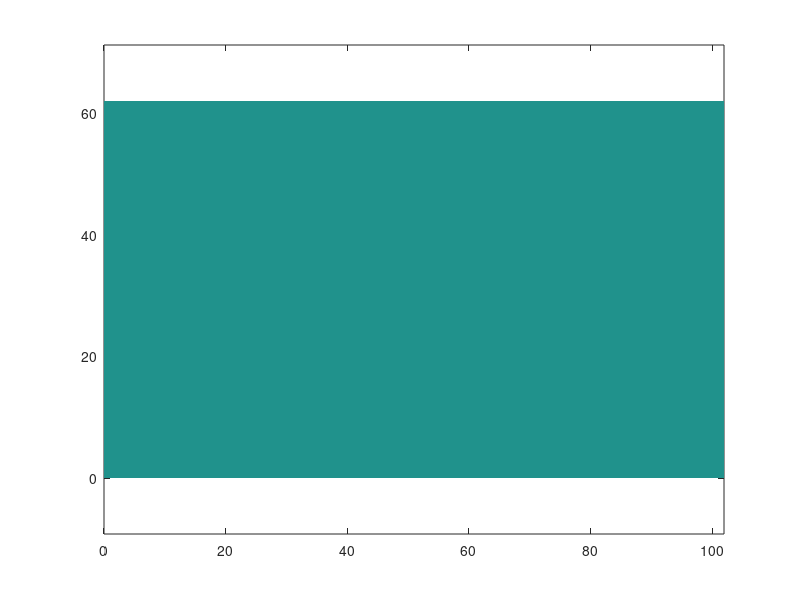

Recreate this plot in MATLAB.
% constants.m %
% http://mt.seas.upenn.edu/Stuff/e/main.pdf %
% Wang, Jin, Khachaturyan, J. Appl. Phys. 92 (2002) 1351 %

clear;
global H0 volume0 mesh voxel0 S X0 K KS KK EpsAvg X
global hole
global Mu Nu Lambda DLambda DMu
global Sigma 
global Eps Eps0
global muo nuo lambdao alphao betao Epso
clear;

% Vitreloy1: Zr: 41.2 Be: 22.5 Ti: 13.8 Cu: 12.5 Ni: 10 in GPa %
E = 92.1;
nu = 0.387;

% Vitreloy105: Zr: 52.5 Ti: 5 Cu: 17.9 Ni: 14.6 Al:10 in GPa %
% Applied Physics Letters 81 (2002) 4739 %
E = 88.6;
nu = 0.371;

% for 2D %
nu = nu*2;

mu = E/(2+2*nu);
lambda = E*nu/(1-nu^2);
alpha = (1+nu)/2;
beta  = nu;

% mesh = [256 128]; %
% mesh = [128 64]; %
mesh = [64 32];
% supercell: in nm %
H0 = [(1+sqrt(5))/2 0 
      0 1] * mesh(2) * 2;
G0 = 2*pi*inv(H0)';

volume0 = abs(det(H0));
voxel0 = volume0;
for i = 1 : length(mesh)
  s{i} = 0 : 1/mesh(i) : 1-1/mesh(i)/2;
  voxel0 = voxel0 / mesh(i);
end;

[S{1},S{2}] = meshgrid(s{1},s{2});
X0{1} = S{1} * H0(1,1) + S{2} * H0(2,1);
X0{2} = S{1} * H0(1,2) + S{2} * H0(2,2);
K{1}  = (S{1}-round(S{1}))*mesh(1)*G0(1,1)+(S{2}-round(S{2}))*mesh(2)*G0(2,1);
K{2}  = (S{1}-round(S{1}))*mesh(1)*G0(1,2)+(S{2}-round(S{2}))*mesh(2)*G0(2,2);
K{3}  = sqrt(K{1}.^2 + K{2}.^2);
% maxK = max(max(K{3})) * 0.3; %
maxK = max(max(K{3})) * 1;
KS = K{3} < maxK;
K{3}(1,1) = 1;
K{1}  = K{1} ./ K{3};
K{1}(1,1) = 0;
K{2}  = K{2} ./ K{3};
K{2}(1,1) = 0;
% Voight: xx yy xy %
KK{1} = K{1} .* K{1};
KK{2} = K{2} .* K{2};
KK{3} = K{1} .* K{2};

hole = [
%     0.5 0.5   0.5 0.1  0.1 %
%     0.5 0.5   0.5 0.05  0.001 %
%     0.5 0.5   0.5 0.04  0.001 %
%     0.41 0.41 0.5 0.1  0.1 %
       ];

Nu = ones(mesh(2),mesh(1)) * nu;
Mu = ones(mesh(2),mesh(1)) * mu;
for n = 1 : size(hole,1),
  DS = S{1} - hole(n,1);
  DS1 = DS - round(DS);
  DS = S{2} - hole(n,2);
  DS2 = DS - round(DS);
  DX1 = DS1 * H0(1,1) + DS2 * H0(2,1);
  DX2 = DS1 * H0(1,2) + DS2 * H0(2,2);
  DR2 = DX1.^2 + DX2.^2;
  factor1to0 = 0.5 + tanh((DR2/hole(n,4)^2-1)/hole(n,5))/2;
  Mu = Mu .* factor1to0;
end;

figure(1); clf;
pcolor(X0{1}, X0{2}, Mu); shading flat; axis equal;
Lambda = 2*Nu./(1-Nu) .* Mu;

muo = mu;
nuo = nu;
lambdao = lambda;
alphao = alpha;
betao = beta;
DLambda = lambdao - Lambda;
DMu     = muo     - Mu;

Eps0{1} = X0{1}*0;
Eps0{2} = X0{1}*0;
Eps0{3} = X0{1}*0;

EPSo = Eps0;
Eps = Eps0;
Epso = Eps0;
